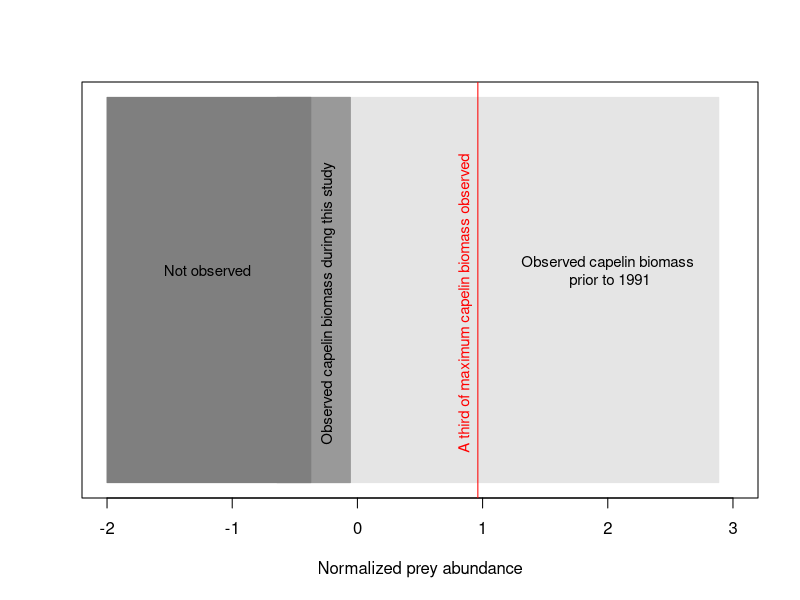

The R script that drew this image:
## load libraries ----
library(dplyr)

## read data ----
cap_biom <- read.csv('data-raw/acoustic_estimates_2017.csv',header = T, as.is = T)

## function normalize ----
normalize <- function(x){
  z <- (x - mean(x, na.rm = T)) / sd(x, na.rm = T)
  z
}

## normalize capelin biomas ----
cap_biom$nbiomass <- normalize(cap_biom$biomass)

## ranges of capelin biomass observed during the two regimes ----
ranreg2 <- cap_biom %>%
  filter(complete.cases(.)) %>%
  filter(year > 1990) %>%
  summarise(min = min(na.omit(nbiomass)), max = max(na.omit(nbiomass)))

ranreg1 <- cap_biom %>%
  filter(complete.cases(.)) %>%
  filter(year < 1991) %>%
  summarise(min = min(na.omit(nbiomass)), max = max(na.omit(nbiomass)))

## a third of maximum capelin biomass observed  ----
# (acoustic - not sure if there are other historical estimates)
athird <- max(na.omit(cap_biom$nbiomass))/3


## plot ---- 
png('output/AThirdForTheBirds.png', width = 900, height = 900, bg = 'transparent', pointsize = 15)
# set up the plot
with(cap_biom, plot(nbiomass, nbiomass, pch = '', yaxt = 'n', ylab = '', xlab = 'Normalized prey abundance', xlim = c(-2, 3), xaxp = c(-2,3,5)))
# plot the rectangle for prior to 1991
rect(ranreg1$min, min(na.omit(cap_biom$nbiomass)), ranreg1$max, max(na.omit(cap_biom$nbiomass)),col = 'grey90', border = 'grey90')
text(2, 1.3, 'Observed capelin biomass\n prior to 1991', cex = 0.9)
# plot the rectangle for after 1990
rect(ranreg2$min, min(na.omit(cap_biom$nbiomass)), ranreg2$max, max(na.omit(cap_biom$nbiomass)),col = 'grey60', border = 'grey60')
text(-0.23, 1, 'Observed capelin biomass during this study', srt = 90, cex = 0.9)
# plot the rectangle not observed
rect(-2, min(na.omit(cap_biom$nbiomass)), ranreg1$min, max(na.omit(cap_biom$nbiomass)),col = 'grey50', border = 'grey50')
text(-1.2, 1.3, 'Not observed', cex = 0.9)
# plot a third for the birds
abline(v = athird, col = 'red')
text(athird - 0.1, 1, 'A third of maximum capelin biomass observed', srt = 90, cex = 0.9, col = 'red')

dev.off()
